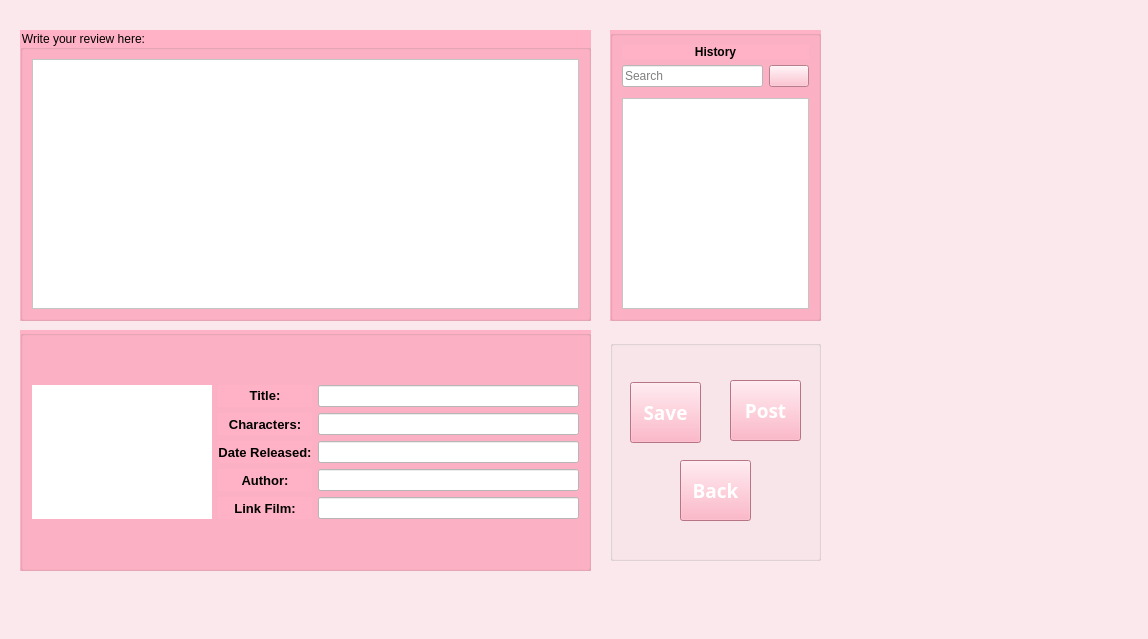
<?xml version="1.0" encoding="UTF-8"?>
<ui version="4.0">
 <class>MainWindow</class>
 <widget class="QMainWindow" name="MainWindow">
  <property name="geometry">
   <rect>
    <x>0</x>
    <y>0</y>
    <width>1148</width>
    <height>639</height>
   </rect>
  </property>
  <property name="windowTitle">
   <string>MainWindow</string>
  </property>
  <property name="styleSheet">
   <string notr="true">background-color: rgb(250, 232, 237);</string>
  </property>
  <widget class="QWidget" name="centralwidget">
   <widget class="QGroupBox" name="groupBox">
    <property name="geometry">
     <rect>
      <x>20</x>
      <y>330</y>
      <width>571</width>
      <height>241</height>
     </rect>
    </property>
    <property name="styleSheet">
     <string notr="true">background-color: rgb(255, 178, 197);

</string>
    </property>
    <property name="title">
     <string/>
    </property>
    <layout class="QGridLayout" name="gridLayout_2">
     <item row="0" column="1">
      <layout class="QGridLayout" name="gridLayout">
       <item row="1" column="0">
        <widget class="QLabel" name="label_3">
         <property name="font">
          <font>
           <pointsize>10</pointsize>
           <weight>75</weight>
           <bold>true</bold>
          </font>
         </property>
         <property name="text">
          <string>Characters:</string>
         </property>
         <property name="alignment">
          <set>Qt::AlignCenter</set>
         </property>
        </widget>
       </item>
       <item row="1" column="1">
        <widget class="QLineEdit" name="lineEdit_Character">
         <property name="styleSheet">
          <string notr="true">background-color: rgb(255, 255, 255);</string>
         </property>
        </widget>
       </item>
       <item row="2" column="0">
        <widget class="QLabel" name="label_4">
         <property name="font">
          <font>
           <pointsize>10</pointsize>
           <weight>75</weight>
           <bold>true</bold>
          </font>
         </property>
         <property name="text">
          <string>Date Released:</string>
         </property>
         <property name="alignment">
          <set>Qt::AlignCenter</set>
         </property>
        </widget>
       </item>
       <item row="3" column="0">
        <widget class="QLabel" name="label_5">
         <property name="font">
          <font>
           <pointsize>10</pointsize>
           <weight>75</weight>
           <bold>true</bold>
          </font>
         </property>
         <property name="text">
          <string>Author:</string>
         </property>
         <property name="alignment">
          <set>Qt::AlignCenter</set>
         </property>
        </widget>
       </item>
       <item row="0" column="1">
        <widget class="QLineEdit" name="lineEdit_Title">
         <property name="styleSheet">
          <string notr="true">background-color: rgb(255, 255, 255);</string>
         </property>
        </widget>
       </item>
       <item row="3" column="1">
        <widget class="QLineEdit" name="lineEdit_Author">
         <property name="styleSheet">
          <string notr="true">background-color: rgb(255, 255, 255);</string>
         </property>
        </widget>
       </item>
       <item row="0" column="0">
        <widget class="QLabel" name="label_2">
         <property name="toolTip">
          <string>&lt;html&gt;&lt;head/&gt;&lt;body&gt;&lt;p align=&quot;center&quot;&gt;&lt;span style=&quot; font-weight:600;&quot;&gt;TITLE&lt;/span&gt;&lt;/p&gt;&lt;p align=&quot;center&quot;&gt;&lt;br/&gt;&lt;/p&gt;&lt;/body&gt;&lt;/html&gt;</string>
         </property>
         <property name="text">
          <string>&lt;html&gt;&lt;head/&gt;&lt;body&gt;&lt;p align=&quot;center&quot;&gt;&lt;span style=&quot; font-size:10pt; font-weight:600;&quot;&gt;Title:&lt;/span&gt;&lt;/p&gt;&lt;/body&gt;&lt;/html&gt;</string>
         </property>
        </widget>
       </item>
       <item row="4" column="0">
        <widget class="QLabel" name="label_6">
         <property name="font">
          <font>
           <pointsize>10</pointsize>
           <weight>75</weight>
           <bold>true</bold>
          </font>
         </property>
         <property name="text">
          <string>Link Film:</string>
         </property>
         <property name="alignment">
          <set>Qt::AlignCenter</set>
         </property>
        </widget>
       </item>
       <item row="4" column="1">
        <widget class="QLineEdit" name="lineEdit_LinkFilm">
         <property name="styleSheet">
          <string notr="true">background-color: rgb(255, 255, 255);</string>
         </property>
        </widget>
       </item>
       <item row="2" column="1">
        <widget class="QLineEdit" name="lineEdit_Date">
         <property name="styleSheet">
          <string notr="true">background-color: rgb(255, 255, 255);</string>
         </property>
        </widget>
       </item>
      </layout>
     </item>
     <item row="0" column="0">
      <widget class="QLabel" name="labelPoster">
       <property name="minimumSize">
        <size>
         <width>180</width>
         <height>0</height>
        </size>
       </property>
       <property name="styleSheet">
        <string notr="true">background-color: rgb(255, 255, 255);</string>
       </property>
       <property name="text">
        <string/>
       </property>
      </widget>
     </item>
    </layout>
   </widget>
   <widget class="QGroupBox" name="groupBox_2">
    <property name="geometry">
     <rect>
      <x>610</x>
      <y>30</y>
      <width>211</width>
      <height>291</height>
     </rect>
    </property>
    <property name="styleSheet">
     <string notr="true">background-color: rgb(255, 178, 197);</string>
    </property>
    <property name="title">
     <string/>
    </property>
    <layout class="QVBoxLayout" name="verticalLayout_2">
     <item>
      <layout class="QVBoxLayout" name="verticalLayout">
       <item>
        <widget class="QLabel" name="label">
         <property name="text">
          <string>&lt;html&gt;&lt;head/&gt;&lt;body&gt;&lt;p align=&quot;center&quot;&gt;&lt;span style=&quot; font-weight:600;&quot;&gt;History&lt;/span&gt;&lt;/p&gt;&lt;/body&gt;&lt;/html&gt;</string>
         </property>
        </widget>
       </item>
       <item>
        <layout class="QHBoxLayout" name="horizontalLayout">
         <property name="sizeConstraint">
          <enum>QLayout::SetMinimumSize</enum>
         </property>
         <property name="bottomMargin">
          <number>5</number>
         </property>
         <item>
          <widget class="QLineEdit" name="lineEdit_Search">
           <property name="contextMenuPolicy">
            <enum>Qt::PreventContextMenu</enum>
           </property>
           <property name="styleSheet">
            <string notr="true">background-color: rgb(255, 255, 255);</string>
           </property>
           <property name="inputMask">
            <string/>
           </property>
           <property name="frame">
            <bool>true</bool>
           </property>
           <property name="cursorPosition">
            <number>0</number>
           </property>
           <property name="placeholderText">
            <string>Search </string>
           </property>
          </widget>
         </item>
         <item>
          <widget class="QPushButton" name="pushButton_Search">
           <property name="text">
            <string/>
           </property>
           <property name="icon">
            <iconset>
             <normaloff>../images/search.jpg</normaloff>../images/search.jpg</iconset>
           </property>
          </widget>
         </item>
        </layout>
       </item>
       <item>
        <widget class="QListView" name="Qlistview_da_viet">
         <property name="styleSheet">
          <string notr="true">background-color: rgb(255, 255, 255);</string>
         </property>
        </widget>
       </item>
      </layout>
     </item>
    </layout>
   </widget>
   <widget class="QGroupBox" name="groupBox_3">
    <property name="geometry">
     <rect>
      <x>610</x>
      <y>340</y>
      <width>211</width>
      <height>221</height>
     </rect>
    </property>
    <property name="title">
     <string/>
    </property>
    <widget class="QPushButton" name="pushButton_Save">
     <property name="geometry">
      <rect>
       <x>20</x>
       <y>42</y>
       <width>71</width>
       <height>61</height>
      </rect>
     </property>
     <property name="font">
      <font>
       <family>Yu Gothic UI Semibold</family>
       <pointsize>14</pointsize>
       <weight>75</weight>
       <bold>true</bold>
      </font>
     </property>
     <property name="styleSheet">
      <string notr="true">background-color: rgb(255, 162, 185);
color: rgb(255, 255, 255);</string>
     </property>
     <property name="text">
      <string>Save</string>
     </property>
    </widget>
    <widget class="QPushButton" name="pushButton_Save_2">
     <property name="geometry">
      <rect>
       <x>120</x>
       <y>40</y>
       <width>71</width>
       <height>61</height>
      </rect>
     </property>
     <property name="font">
      <font>
       <family>Yu Gothic UI Semibold</family>
       <pointsize>14</pointsize>
       <weight>75</weight>
       <bold>true</bold>
      </font>
     </property>
     <property name="styleSheet">
      <string notr="true">background-color: rgb(255, 162, 185);
color: rgb(255, 255, 255);</string>
     </property>
     <property name="text">
      <string>Post</string>
     </property>
    </widget>
    <widget class="QPushButton" name="pushButton_Save_3">
     <property name="geometry">
      <rect>
       <x>70</x>
       <y>120</y>
       <width>71</width>
       <height>61</height>
      </rect>
     </property>
     <property name="font">
      <font>
       <family>Yu Gothic UI Semibold</family>
       <pointsize>14</pointsize>
       <weight>75</weight>
       <bold>true</bold>
      </font>
     </property>
     <property name="styleSheet">
      <string notr="true">background-color: rgb(255, 162, 185);
color: rgb(255, 255, 255);</string>
     </property>
     <property name="text">
      <string>Back</string>
     </property>
    </widget>
   </widget>
   <widget class="QGroupBox" name="groupBox_4">
    <property name="geometry">
     <rect>
      <x>20</x>
      <y>30</y>
      <width>571</width>
      <height>291</height>
     </rect>
    </property>
    <property name="styleSheet">
     <string notr="true">background-color: rgb(255, 178, 197);</string>
    </property>
    <property name="title">
     <string>Write your review here:</string>
    </property>
    <layout class="QGridLayout" name="gridLayout_3">
     <item row="0" column="0">
      <widget class="QTextEdit" name="textEdit">
       <property name="styleSheet">
        <string notr="true">background-color: rgb(255, 255, 255);</string>
       </property>
      </widget>
     </item>
    </layout>
   </widget>
  </widget>
  <widget class="QMenuBar" name="menubar">
   <property name="geometry">
    <rect>
     <x>0</x>
     <y>0</y>
     <width>1148</width>
     <height>22</height>
    </rect>
   </property>
  </widget>
  <widget class="QStatusBar" name="statusbar"/>
 </widget>
 <resources/>
 <connections/>
</ui>
